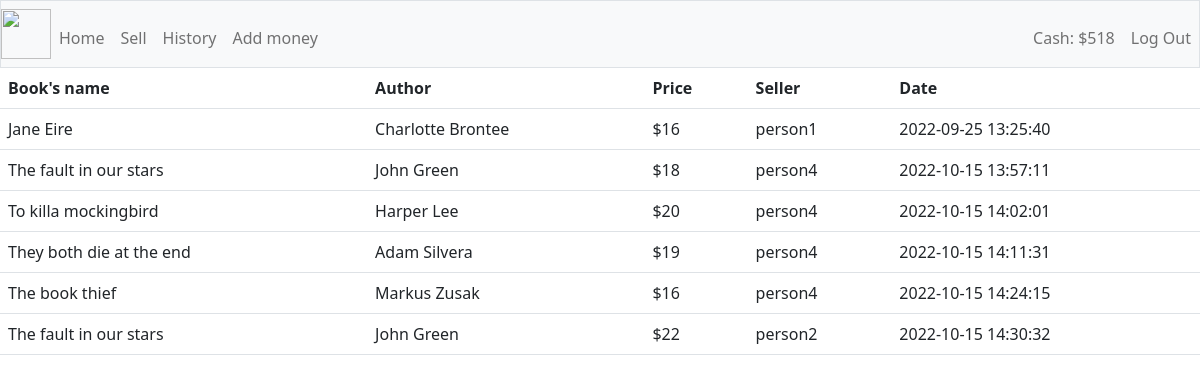
The app's page /history (signed in) with its own data.
### tables this page shows
CREATE TABLE users (id INTEGER PRIMARY KEY AUTOINCREMENT NOT NULL, username TEXT NOT NULL, password TEXT NOT NULL, email TEXT NOT NULL, phone_number TEXT NOT NULL, cash NUMERIC NOT NULL);

CREATE TABLE history (id INTEGER PRIMARY KEY AUTOINCREMENT NOT NULL, name TEXT NOT NULL, author TEXT NOT NULL, price NUMERIC NOT NULL, seller_id INTEGER, buyer_id INTEGER NOT NULL, date DATETIME NOT NULL);

### app.py (the view)
@app.route("/history")
@login_required
def history():
    if request.method == "GET":
        id = session["user_id"]
        data = db.execute("SELECT history.name, history.author, history.price, history.date, users.username FROM history JOIN users ON history.seller_id=users.id WHERE buyer_id=?", id)
        cash = db.execute("SELECT cash FROM users WHERE id=?", session["user_id"])
        return render_template("history.html", data=data, cash = cash)

### app.py (called while the page is built)
def login_required(f):
    @wraps(f)
    def decorated_function(*args, **kwargs):
        if session.get("user_id") is None:
            return redirect("/login")
        return f(*args, **kwargs)
    return decorated_function

### templates/history.html (shortened to what this page needs)
{% extends "layout.html" %}
{% block main %}
    <table class="table">
        <tr>
            <th>Book's name</th>
            <th>Author</th>
            <th>Price</th>
            <th>Seller</th>
            <th>Date</th>
        </tr>
        {% for row in data %}
            <tr>
                <td>{{ row["name"] }}</td>
                <td>{{ row["author"] }}</td>
                <td>${{ row["price"] }}</td>
                <td>{{ row["username"] }}</td>
                <td>{{ row["date"] }}</td>
            </tr>
        {% endfor %}
    </table>
{% endblock %}

### templates/layout.html (shortened to what this page needs)
<!DOCTYPE html>
<html>
	<head>
		<link rel="stylesheet" href="/static/style.css">
		<link href="https://cdn.jsdelivr.net/npm/bootstrap@5.2.0/dist/css/bootstrap.min.css" rel="stylesheet">
	        <link href="https://cdn.jsdelivr.net/npm/bootstrap@5.1.3/dist/css/bootstrap.min.css" rel="stylesheet">
	</head>
    <body>
        {% if session["user_id"] %}
            <nav class="bg-light border navbar navbar-expand-md navbar-light">
                <img src="https://i.pinimg.com/564x/ea/0b/ce/ea0bceb1bb574b4f99e0af014db5011a.jpg" class="logo">
                <ul class="navbar-nav me-auto mt-2">
                    <li class="nav-item"><a class="nav-link" href="/">Home</a></li>
                    <li class="nav-item"><a class="nav-link" href="/sell">Sell</a></li>
                    <li class="nav-item"><a class="nav-link" href="/history">History</a></li>
                    <li class="nav-item"><a class="nav-link" href="/add">Add money</a></li>
                </ul>
                <ul class="navbar-nav ms-auto mt-2">
                    <li class="nav-item"><a class="nav-link" href="/add_history">Cash: ${{ cash[0]["cash"] }}</a></li>
                    <li class="nav-item"><a class="nav-link" href="/logout">Log Out</a></li>
                </ul>
            </nav>
        {% endif %}
        <main>
            {% block main %}{% endblock %}
        </main>
    </body>
</html>

### static/style.css (style rules this page uses)
.reg, a, .label { text-align: center; }
.logo { width: 50px; height: 50px; }

### records on screen
users: cash "518"
history: name "Jane Eire", author "Charlotte Brontee", price "16", username "person1", date "2022-09-25 13:25:40"
history: name "The fault in our stars", author "John Green", price "18", username "person4", date "2022-10-15 13:57:11"
history: name "To killa mockingbird", author "Harper Lee", price "20", username "person4", date "2022-10-15 14:02:01"
history: name "They both die at the end", author "Adam Silvera", price "19", username "person4", date "2022-10-15 14:11:31"
history: name "The book thief", author "Markus Zusak", price "16", username "person4", date "2022-10-15 14:24:15"
history: name "The fault in our stars", author "John Green", price "22", username "person2", date "2022-10-15 14:30:32"
